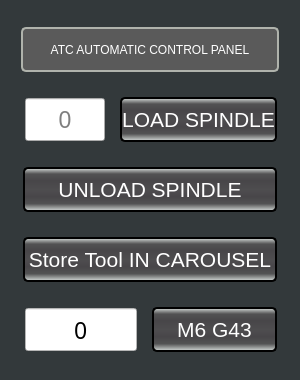
      <widget class="QFrame" name="frame_6">
       <property name="sizePolicy">
        <sizepolicy hsizetype="Fixed" vsizetype="Fixed">
         <horstretch>0</horstretch>
         <verstretch>0</verstretch>
        </sizepolicy>
       </property>
       <property name="minimumSize">
        <size>
         <width>300</width>
         <height>380</height>
        </size>
       </property>
       <property name="maximumSize">
        <size>
         <width>300</width>
         <height>380</height>
        </size>
       </property>
       <property name="styleSheet">
        <string notr="true">.QFrame{
    background-color: rgb(51, 57, 59);
    padding-left: 10px;
    padding-right: 10px;
}</string>
       </property>
       <layout class="QVBoxLayout" name="verticalLayout_10">
        <property name="spacing">
         <number>5</number>
        </property>
        <property name="topMargin">
         <number>9</number>
        </property>
        <property name="bottomMargin">
         <number>9</number>
        </property>
        <item>
         <layout class="QHBoxLayout" name="horizontalLayout_25">
          <property name="spacing">
           <number>0</number>
          </property>
          <property name="leftMargin">
           <number>0</number>
          </property>
          <property name="topMargin">
           <number>2</number>
          </property>
          <property name="rightMargin">
           <number>0</number>
          </property>
          <property name="bottomMargin">
           <number>2</number>
          </property>
          <item>
           <widget class="QLabel" name="machine_column_header_3">
            <property name="minimumSize">
             <size>
              <width>0</width>
              <height>45</height>
             </size>
            </property>
            <property name="maximumSize">
             <size>
              <width>16777215</width>
              <height>45</height>
             </size>
            </property>
            <property name="styleSheet">
             <string notr="true">QLabel{
    border-style: solid;
    border-color: rgb(176, 179, 172);
    border-width: 2px;
    border-radius: 5px;
    color: white;
    background: rgb(90, 90, 90);
	font: 16pt &quot;Bebas Kai&quot;;
}</string>
            </property>
            <property name="text">
             <string>ATC AUTOMATIC CONTROL PANEL</string>
            </property>
            <property name="alignment">
             <set>Qt::AlignCenter</set>
            </property>
           </widget>
          </item>
         </layout>
        </item>
        <item>
         <layout class="QHBoxLayout" name="horizontalLayout_26">
          <property name="spacing">
           <number>15</number>
          </property>
          <property name="sizeConstraint">
           <enum>QLayout::SetDefaultConstraint</enum>
          </property>
          <property name="leftMargin">
           <number>4</number>
          </property>
          <property name="topMargin">
           <number>2</number>
          </property>
          <property name="rightMargin">
           <number>2</number>
          </property>
          <property name="bottomMargin">
           <number>2</number>
          </property>
          <item>
           <widget class="VCPLineEdit" name="load_spindle_tool_number">
            <property name="sizePolicy">
             <sizepolicy hsizetype="Preferred" vsizetype="Preferred">
              <horstretch>200</horstretch>
              <verstretch>0</verstretch>
             </sizepolicy>
            </property>
            <property name="minimumSize">
             <size>
              <width>0</width>
              <height>43</height>
             </size>
            </property>
            <property name="maximumSize">
             <size>
              <width>16777215</width>
              <height>43</height>
             </size>
            </property>
            <property name="focusPolicy">
             <enum>Qt::ClickFocus</enum>
            </property>
            <property name="styleSheet">
             <string notr="true">font: 17pt;</string>
            </property>
            <property name="alignment">
             <set>Qt::AlignCenter</set>
            </property>
            <property name="placeholderText">
             <string>0</string>
            </property>
            <property name="rules" stdset="0">
             <string>[{&quot;channels&quot;: [{&quot;url&quot;: &quot;tooltable:current_tool?tool_number&quot;, &quot;trigger&quot;: true}], &quot;property&quot;: &quot;Text&quot;, &quot;expression&quot;: &quot;str(0)&quot;, &quot;name&quot;: &quot;update tool num&quot;}, {&quot;channels&quot;: [{&quot;url&quot;: &quot;status:task_state?text&quot;, &quot;trigger&quot;: true}, {&quot;url&quot;: &quot;status:interp_state?text&quot;, &quot;trigger&quot;: true}], &quot;property&quot;: &quot;Enable&quot;, &quot;expression&quot;: &quot;ch[0] == 'On' and ch[1] == 'Idle'&quot;, &quot;name&quot;: &quot;enable/disable&quot;}]</string>
            </property>
           </widget>
          </item>
          <item>
           <widget class="SubCallButton" name="load_spindle_button">
            <property name="minimumSize">
             <size>
              <width>125</width>
              <height>45</height>
             </size>
            </property>
            <property name="maximumSize">
             <size>
              <width>16777215</width>
              <height>45</height>
             </size>
            </property>
            <property name="styleSheet">
             <string notr="true">QPushButton {
    color: white;
    border-color: black;
    border-style: solid;
    border-radius: 5px;
    border-width: 2px;
    background: qlineargradient(spread:pad, x1:0, y1:1, x2:0, y2:0, stop:0 rgba(213, 218, 216, 255), stop:0.169312 rgba(82, 82, 83, 255), stop:0.328042 rgba(72, 70, 73, 255), stop:0.492063 rgba(78, 77, 79, 255), stop:0.703704 rgba(72, 70, 73, 255), stop:0.86 rgba(82, 82, 83, 255), stop:1 rgba(213, 218, 216, 255));
}

QPushButton {
    font-family: &quot;Bebas Kai&quot;;
    font-size: 16pt;
}

QPushButton:disabled {
    border-color: gray;
}

QPushButton:hover {
    background:  qlineargradient(x1: 0, y1: 0, x2: 0, y2: 1,
                                     stop: 0 #A19E9E, stop: 1.0 #5C5959);
}

QPushButton:pressed {
    background:  qlineargradient(spread:pad, x1:0, y1:0, x2:0, y2:1, stop:0 rgba(85, 85, 238, 255), stop:0.544974 rgba(90, 91, 239, 255), stop:1 rgba(126, 135, 243, 255));
}

QPushButton:checked[option=&quot;true&quot;] {
    background:  qlineargradient(spread:pad, x1:0, y1:0, x2:0, y2:1, stop:0 rgba(85, 85, 238, 255), stop:0.544974 rgba(90, 91, 239, 255), stop:1 rgba(126, 135, 243, 255));
}

QPushButton:checked {
    background:  qlineargradient(spread:pad, x1:0, y1:0, x2:0, y2:1, stop:0 rgba(85, 85, 238, 255), stop:0.544974 rgba(90, 91, 239, 255), stop:1 rgba(126, 135, 243, 255));
}
</string>
            </property>
            <property name="text">
             <string>LOAD SPINDLE</string>
            </property>
            <property name="filename" stdset="0">
             <string>load_spindle_safety.ngc</string>
            </property>
           </widget>
          </item>
         </layout>
        </item>
        <item>
         <layout class="QHBoxLayout" name="horizontalLayout_14">
          <property name="spacing">
           <number>0</number>
          </property>
          <property name="sizeConstraint">
           <enum>QLayout::SetDefaultConstraint</enum>
          </property>
          <property name="leftMargin">
           <number>2</number>
          </property>
          <property name="topMargin">
           <number>2</number>
          </property>
          <property name="rightMargin">
           <number>2</number>
          </property>
          <property name="bottomMargin">
           <number>2</number>
          </property>
          <item>
           <widget class="SubCallButton" name="remove_tool">
            <property name="minimumSize">
             <size>
              <width>125</width>
              <height>45</height>
             </size>
            </property>
            <property name="maximumSize">
             <size>
              <width>16777215</width>
              <height>45</height>
             </size>
            </property>
            <property name="styleSheet">
             <string notr="true">QPushButton {
    color: white;
    border-color: black;
    border-style: solid;
    border-radius: 5px;
    border-width: 2px;
    background: qlineargradient(spread:pad, x1:0, y1:1, x2:0, y2:0, stop:0 rgba(213, 218, 216, 255), stop:0.169312 rgba(82, 82, 83, 255), stop:0.328042 rgba(72, 70, 73, 255), stop:0.492063 rgba(78, 77, 79, 255), stop:0.703704 rgba(72, 70, 73, 255), stop:0.86 rgba(82, 82, 83, 255), stop:1 rgba(213, 218, 216, 255));
}

QPushButton {
    font-family: &quot;Bebas Kai&quot;;
    font-size: 16pt;
}

QPushButton:disabled {
    border-color: gray;
}

QPushButton:hover {
    background:  qlineargradient(x1: 0, y1: 0, x2: 0, y2: 1,
                                     stop: 0 #A19E9E, stop: 1.0 #5C5959);
}

QPushButton:pressed {
    background:  qlineargradient(spread:pad, x1:0, y1:0, x2:0, y2:1, stop:0 rgba(85, 85, 238, 255), stop:0.544974 rgba(90, 91, 239, 255), stop:1 rgba(126, 135, 243, 255));
}

QPushButton:checked[option=&quot;true&quot;] {
    background:  qlineargradient(spread:pad, x1:0, y1:0, x2:0, y2:1, stop:0 rgba(85, 85, 238, 255), stop:0.544974 rgba(90, 91, 239, 255), stop:1 rgba(126, 135, 243, 255));
}

QPushButton:checked {
    background:  qlineargradient(spread:pad, x1:0, y1:0, x2:0, y2:1, stop:0 rgba(85, 85, 238, 255), stop:0.544974 rgba(90, 91, 239, 255), stop:1 rgba(126, 135, 243, 255));
}
</string>
            </property>
            <property name="text">
             <string>UNLOAD SPINDLE</string>
            </property>
            <property name="filename" stdset="0">
             <string>unload_spindle.ngc</string>
            </property>
           </widget>
          </item>
         </layout>
        </item>
        <item>
         <layout class="QHBoxLayout" name="horizontalLayout_21">
          <property name="spacing">
           <number>0</number>
          </property>
          <property name="leftMargin">
           <number>2</number>
          </property>
          <property name="topMargin">
           <number>2</number>
          </property>
          <property name="rightMargin">
           <number>2</number>
          </property>
          <property name="bottomMargin">
           <number>2</number>
          </property>
          <item>
           <widget class="SubCallButton" name="store_tool_in_spindle">
            <property name="minimumSize">
             <size>
              <width>125</width>
              <height>45</height>
             </size>
            </property>
            <property name="maximumSize">
             <size>
              <width>16777215</width>
              <height>45</height>
             </size>
            </property>
            <property name="styleSheet">
             <string notr="true">QPushButton {
    color: white;
    border-color: black;
    border-style: solid;
    border-radius: 5px;
    border-width: 2px;
    background: qlineargradient(spread:pad, x1:0, y1:1, x2:0, y2:0, stop:0 rgba(213, 218, 216, 255), stop:0.169312 rgba(82, 82, 83, 255), stop:0.328042 rgba(72, 70, 73, 255), stop:0.492063 rgba(78, 77, 79, 255), stop:0.703704 rgba(72, 70, 73, 255), stop:0.86 rgba(82, 82, 83, 255), stop:1 rgba(213, 218, 216, 255));
}

QPushButton {
    font-family: &quot;Bebas Kai&quot;;
    font-size: 16pt;
}

QPushButton:disabled {
    border-color: gray;
}

QPushButton:hover {
    background:  qlineargradient(x1: 0, y1: 0, x2: 0, y2: 1,
                                     stop: 0 #A19E9E, stop: 1.0 #5C5959);
}

QPushButton:pressed {
    background:  qlineargradient(spread:pad, x1:0, y1:0, x2:0, y2:1, stop:0 rgba(85, 85, 238, 255), stop:0.544974 rgba(90, 91, 239, 255), stop:1 rgba(126, 135, 243, 255));
}

QPushButton:checked[option=&quot;true&quot;] {
    background:  qlineargradient(spread:pad, x1:0, y1:0, x2:0, y2:1, stop:0 rgba(85, 85, 238, 255), stop:0.544974 rgba(90, 91, 239, 255), stop:1 rgba(126, 135, 243, 255));
}

QPushButton:checked {
    background:  qlineargradient(spread:pad, x1:0, y1:0, x2:0, y2:1, stop:0 rgba(85, 85, 238, 255), stop:0.544974 rgba(90, 91, 239, 255), stop:1 rgba(126, 135, 243, 255));
}
</string>
            </property>
            <property name="text">
             <string>Store Tool IN CAROUSEL</string>
            </property>
            <property name="filename" stdset="0">
             <string>store_tool_in_carousel.ngc</string>
            </property>
           </widget>
          </item>
         </layout>
        </item>
        <item>
         <layout class="QHBoxLayout" name="horizontalLayout_134">
          <property name="spacing">
           <number>15</number>
          </property>
          <property name="leftMargin">
           <number>4</number>
          </property>
          <property name="topMargin">
           <number>2</number>
          </property>
          <property name="rightMargin">
           <number>2</number>
          </property>
          <property name="bottomMargin">
           <number>2</number>
          </property>
          <item>
           <widget class="VCPLineEdit" name="tool_number_entry_atc_page">
            <property name="sizePolicy">
             <sizepolicy hsizetype="Preferred" vsizetype="Fixed">
              <horstretch>200</horstretch>
              <verstretch>0</verstretch>
             </sizepolicy>
            </property>
            <property name="minimumSize">
             <size>
              <width>0</width>
              <height>43</height>
             </size>
            </property>
            <property name="sizeIncrement">
             <size>
              <width>0</width>
              <height>40</height>
             </size>
            </property>
            <property name="palette">
             <palette>
              <active>
               <colorrole role="WindowText">
                <brush brushstyle="SolidPattern">
                 <color alpha="255">
                  <red>0</red>
                  <green>0</green>
                  <blue>0</blue>
                 </color>
                </brush>
               </colorrole>
               <colorrole role="Button">
                <brush brushstyle="SolidPattern">
                 <color alpha="255">
                  <red>255</red>
                  <green>255</green>
                  <blue>255</blue>
                 </color>
                </brush>
               </colorrole>
               <colorrole role="Text">
                <brush brushstyle="SolidPattern">
                 <color alpha="255">
                  <red>0</red>
                  <green>0</green>
                  <blue>0</blue>
                 </color>
                </brush>
               </colorrole>
               <colorrole role="ButtonText">
                <brush brushstyle="SolidPattern">
                 <color alpha="255">
                  <red>0</red>
                  <green>0</green>
                  <blue>0</blue>
                 </color>
                </brush>
               </colorrole>
               <colorrole role="Base">
                <brush brushstyle="SolidPattern">
                 <color alpha="255">
                  <red>255</red>
                  <green>255</green>
                  <blue>255</blue>
                 </color>
                </brush>
               </colorrole>
               <colorrole role="Window">
                <brush brushstyle="SolidPattern">
                 <color alpha="255">
                  <red>255</red>
                  <green>255</green>
                  <blue>255</blue>
                 </color>
                </brush>
               </colorrole>
               <colorrole role="Highlight">
                <brush brushstyle="SolidPattern">
                 <color alpha="255">
                  <red>65</red>
                  <green>84</green>
                  <blue>255</blue>
                 </color>
                </brush>
               </colorrole>
               <colorrole role="HighlightedText">
                <brush brushstyle="SolidPattern">
                 <color alpha="255">
                  <red>255</red>
                  <green>255</green>
                  <blue>255</blue>
                 </color>
                </brush>
               </colorrole>
               <colorrole role="PlaceholderText">
                <brush brushstyle="SolidPattern">
                 <color alpha="255">
                  <red>0</red>
                  <green>0</green>
                  <blue>0</blue>
                 </color>
                </brush>
               </colorrole>
              </active>
              <inactive>
               <colorrole role="WindowText">
                <brush brushstyle="SolidPattern">
                 <color alpha="255">
                  <red>0</red>
                  <green>0</green>
                  <blue>0</blue>
                 </color>
                </brush>
               </colorrole>
               <colorrole role="Button">
                <brush brushstyle="SolidPattern">
                 <color alpha="255">
                  <red>255</red>
                  <green>255</green>
                  <blue>255</blue>
                 </color>
                </brush>
               </colorrole>
               <colorrole role="Text">
                <brush brushstyle="SolidPattern">
                 <color alpha="255">
                  <red>0</red>
                  <green>0</green>
                  <blue>0</blue>
                 </color>
                </brush>
               </colorrole>
               <colorrole role="ButtonText">
                <brush brushstyle="SolidPattern">
                 <color alpha="255">
                  <red>0</red>
                  <green>0</green>
                  <blue>0</blue>
                 </color>
                </brush>
               </colorrole>
               <colorrole role="Base">
                <brush brushstyle="SolidPattern">
                 <color alpha="255">
                  <red>255</red>
                  <green>255</green>
                  <blue>255</blue>
                 </color>
                </brush>
               </colorrole>
               <colorrole role="Window">
                <brush brushstyle="SolidPattern">
                 <color alpha="255">
                  <red>255</red>
                  <green>255</green>
                  <blue>255</blue>
                 </color>
                </brush>
               </colorrole>
               <colorrole role="Highlight">
                <brush brushstyle="SolidPattern">
                 <color alpha="255">
                  <red>65</red>
                  <green>84</green>
                  <blue>255</blue>
                 </color>
                </brush>
               </colorrole>
               <colorrole role="HighlightedText">
                <brush brushstyle="SolidPattern">
                 <color alpha="255">
                  <red>255</red>
                  <green>255</green>
                  <blue>255</blue>
                 </color>
                </brush>
               </colorrole>
               <colorrole role="PlaceholderText">
                <brush brushstyle="SolidPattern">
                 <color alpha="255">
                  <red>0</red>
                  <green>0</green>
                  <blue>0</blue>
                 </color>
                </brush>
               </colorrole>
              </inactive>
              <disabled>
               <colorrole role="WindowText">
                <brush brushstyle="SolidPattern">
                 <color alpha="255">
                  <red>0</red>
                  <green>0</green>
                  <blue>0</blue>
                 </color>
                </brush>
               </colorrole>
               <colorrole role="Button">
                <brush brushstyle="SolidPattern">
                 <color alpha="255">
                  <red>255</red>
                  <green>255</green>
                  <blue>255</blue>
                 </color>
                </brush>
               </colorrole>
               <colorrole role="Text">
                <brush brushstyle="SolidPattern">
                 <color alpha="255">
                  <red>0</red>
                  <green>0</green>
                  <blue>0</blue>
                 </color>
                </brush>
               </colorrole>
               <colorrole role="ButtonText">
                <brush brushstyle="SolidPattern">
                 <color alpha="255">
                  <red>0</red>
                  <green>0</green>
                  <blue>0</blue>
                 </color>
                </brush>
               </colorrole>
               <colorrole role="Base">
                <brush brushstyle="SolidPattern">
                 <color alpha="255">
                  <red>255</red>
                  <green>255</green>
                  <blue>255</blue>
                 </color>
                </brush>
               </colorrole>
               <colorrole role="Window">
                <brush brushstyle="SolidPattern">
                 <color alpha="255">
                  <red>255</red>
                  <green>255</green>
                  <blue>255</blue>
                 </color>
                </brush>
               </colorrole>
               <colorrole role="Highlight">
                <brush brushstyle="SolidPattern">
                 <color alpha="255">
                  <red>65</red>
                  <green>84</green>
                  <blue>255</blue>
                 </color>
                </brush>
               </colorrole>
               <colorrole role="HighlightedText">
                <brush brushstyle="SolidPattern">
                 <color alpha="255">
                  <red>255</red>
                  <green>255</green>
                  <blue>255</blue>
                 </color>
                </brush>
               </colorrole>
               <colorrole role="PlaceholderText">
                <brush brushstyle="SolidPattern">
                 <color alpha="255">
                  <red>0</red>
                  <green>0</green>
                  <blue>0</blue>
                 </color>
                </brush>
               </colorrole>
              </disabled>
             </palette>
            </property>
            <property name="font">
             <font>
              <family>Bebas Kai</family>
              <pointsize>17</pointsize>
              <weight>50</weight>
              <italic>false</italic>
              <bold>false</bold>
             </font>
            </property>
            <property name="focusPolicy">
             <enum>Qt::ClickFocus</enum>
            </property>
            <property name="contextMenuPolicy">
             <enum>Qt::NoContextMenu</enum>
            </property>
            <property name="styleSheet">
             <string notr="true">font: 17pt;</string>
            </property>
            <property name="text">
             <string>0</string>
            </property>
            <property name="frame">
             <bool>true</bool>
            </property>
            <property name="alignment">
             <set>Qt::AlignCenter</set>
            </property>
            <property name="rules" stdset="0">
             <string>[{&quot;channels&quot;: [{&quot;url&quot;: &quot;tooltable:current_tool?tool_number&quot;, &quot;trigger&quot;: true}], &quot;property&quot;: &quot;Text&quot;, &quot;expression&quot;: &quot;str(ch[0])&quot;, &quot;name&quot;: &quot;update tool num&quot;}, {&quot;channels&quot;: [{&quot;url&quot;: &quot;status:task_state?text&quot;, &quot;trigger&quot;: true}, {&quot;url&quot;: &quot;status:interp_state?text&quot;, &quot;trigger&quot;: true}], &quot;property&quot;: &quot;Enable&quot;, &quot;expression&quot;: &quot;ch[0] == 'On' and ch[1] == 'Idle'&quot;, &quot;name&quot;: &quot;enable/disable&quot;}]</string>
            </property>
           </widget>
          </item>
          <item>
           <widget class="SubCallButton" name="m6_tool_call_button_atc_page">
            <property name="minimumSize">
             <size>
              <width>125</width>
              <height>45</height>
             </size>
            </property>
            <property name="maximumSize">
             <size>
              <width>16777215</width>
              <height>45</height>
             </size>
            </property>
            <property name="styleSheet">
             <string notr="true">QPushButton {
    color: white;
    border-color: black;
    border-style: solid;
    border-radius: 5px;
    border-width: 2px;
    background: qlineargradient(spread:pad, x1:0, y1:1, x2:0, y2:0, stop:0 rgba(213, 218, 216, 255), stop:0.169312 rgba(82, 82, 83, 255), stop:0.328042 rgba(72, 70, 73, 255), stop:0.492063 rgba(78, 77, 79, 255), stop:0.703704 rgba(72, 70, 73, 255), stop:0.86 rgba(82, 82, 83, 255), stop:1 rgba(213, 218, 216, 255));
}

QPushButton {
    font-family: &quot;Bebas Kai&quot;;
    font-size: 16pt;
}

QPushButton:disabled {
    border-color: gray;
}

QPushButton:hover {
    background:  qlineargradient(x1: 0, y1: 0, x2: 0, y2: 1,
                                     stop: 0 #A19E9E, stop: 1.0 #5C5959);
}

QPushButton:pressed {
    background:  qlineargradient(spread:pad, x1:0, y1:0, x2:0, y2:1, stop:0 rgba(85, 85, 238, 255), stop:0.544974 rgba(90, 91, 239, 255), stop:1 rgba(126, 135, 243, 255));
}

QPushButton:checked[option=&quot;true&quot;] {
    background:  qlineargradient(spread:pad, x1:0, y1:0, x2:0, y2:1, stop:0 rgba(85, 85, 238, 255), stop:0.544974 rgba(90, 91, 239, 255), stop:1 rgba(126, 135, 243, 255));
}

QPushButton:checked {
    background:  qlineargradient(spread:pad, x1:0, y1:0, x2:0, y2:1, stop:0 rgba(85, 85, 238, 255), stop:0.544974 rgba(90, 91, 239, 255), stop:1 rgba(126, 135, 243, 255));
}
</string>
            </property>
            <property name="text">
             <string>M6 G43</string>
            </property>
            <property name="filename" stdset="0">
             <string>m6_tool_call_atc_page.ngc</string>
            </property>
           </widget>
          </item>
         </layout>
        </item>
       </layout>
      </widget>
